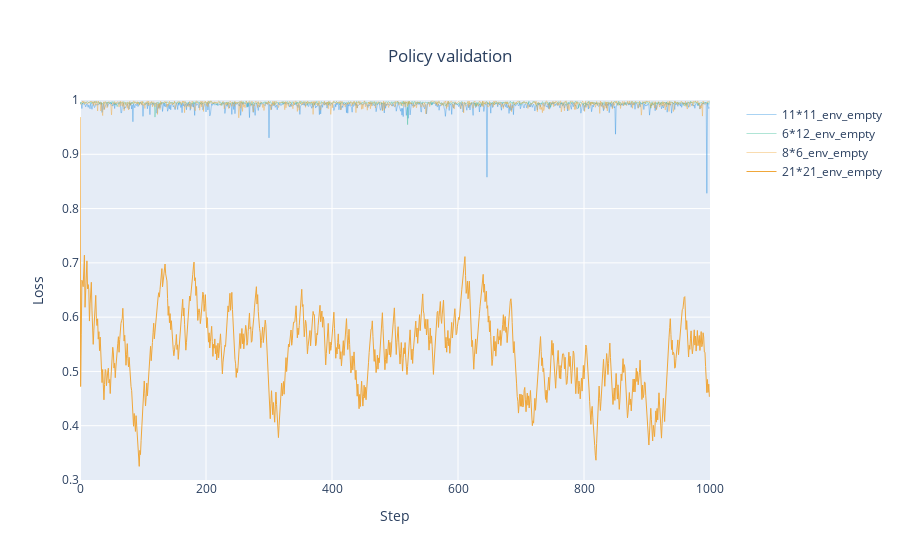

Here is the notebook cell this chart was saved with:
### Markdown cell above
## comparison experiment for 3 structure world model (mask size = 3)
### 1. Attention-Based World model comparison

### Code cell
import plotly.graph_objects as go

fig = go.Figure()

# Use step indices for the x-axis
steps = list(range(len(df1)))  # Generate step indices
steps2 = list(range(len(df2)))  # Generate step indices
steps3 = list(range(len(df3)))  # Generate step indices
steps4 = list(range(len(df4)))  # Generate step indices
# 1. 11*11
# Add the Original Loss Curve (background)
fig.add_trace(go.Scatter(
    x=steps,
    y=df1["Reward"],
    mode='lines',
    name='11*11_env_empty',
    line=dict(color='#2C91E0', width=1),  # Gray background with thin lines
    opacity=0.4,  # Make it semi-transparent
    showlegend=True
))


# 2. 6*12
fig.add_trace(go.Scatter(
    x=steps2,
    y=df2["Reward"],
    mode='lines',
    name='6*12_env_empty',
    line=dict(color='#3ABF99', width=1),  # Gray background with thin lines
    opacity=0.4,  # Make it semi-transparent
    showlegend=True
))


# 3. 21*21
fig.add_trace(go.Scatter(
    x=steps3,
    y=df3["Reward"],
    mode='lines',
    name='8*6_env_empty',
    line=dict(color='#F0A73A', width=1),  # Gray background with thin lines
    opacity=0.4,  # Make it semi-transparent
    showlegend=True
))

# 4. 21*21
# Add the Smoothed Loss Curve (foreground)
fig.add_trace(go.Scatter(
    x=steps3,
    y=df4['loss_smooth'],
    mode='lines',
    name='21*21_env_empty',
    line=dict(color='#F0A73A', width=1)  # Highlighted, thicker line
))

# Update the layout with a centered title
fig.update_layout(
    title=dict(
        text="Policy validation",
        x=0.5,
        xanchor='center',
        yanchor='top'
    ),
    xaxis_title="Step",
    yaxis_title="Loss",
    xaxis=dict(range=[0, 1000]),  # 限制 X 轴范围
    yaxis=dict(range=[0.3, 1]),  # 限制 Y 轴范围
    legend=dict(
        x=1.05,
        y=1,
        xanchor='left',
        yanchor='top'
    ),
    margin=dict(r=150)
)
fig.show()

### Figure 1 — Plotly figure (JSON) as saved in the notebook; plotly's stock layout.template omitted (floating-point values rounded to 4 significant figures; data arrays with more than 128 entries replaced by an {"elided": "..."} marker saying what was removed)
{"data": [{"line": {"color": "#2C91E0", "width": 1}, "mode": "lines", "name": "11*11_env_empty", "opacity": 0.4, "showlegend": true, "type": "scatter", "x": {"elided": "1000 int values"}, "y": {"elided": "1000 float values"}}, {"line": {"color": "#3ABF99", "width": 1}, "mode": "lines", "name": "6*12_env_empty", "opacity": 0.4, "showlegend": true, "type": "scatter", "x": {"elided": "1000 int values"}, "y": {"elided": "1000 float values"}}, {"line": {"color": "#F0A73A", "width": 1}, "mode": "lines", "name": "8*6_env_empty", "opacity": 0.4, "showlegend": true, "type": "scatter", "x": {"elided": "1000 int values"}, "y": {"elided": "1000 float values"}}, {"line": {"color": "#F0A73A", "width": 1}, "mode": "lines", "name": "21*21_env_empty", "type": "scatter", "x": {"elided": "1000 int values"}, "y": {"elided": "1000 float values"}}], "layout": {"legend": {"x": 1.05, "xanchor": "left", "y": 1, "yanchor": "top"}, "margin": {"r": 150}, "title": {"text": "Policy validation", "x": 0.5, "xanchor": "center", "yanchor": "top"}, "xaxis": {"range": [0, 1000], "title": {"text": "Step"}}, "yaxis": {"range": [0.3, 1], "title": {"text": "Loss"}}}}
